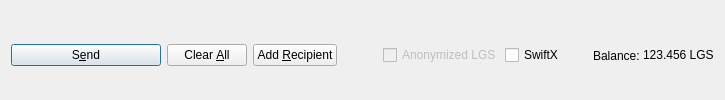
         <widget class="QFrame" name="frame_Send">
          <layout class="QHBoxLayout" name="horizontalLayout">
           <property name="bottomMargin">
            <number>0</number>
           </property>
           <item>
            <widget class="QPushButton" name="sendButton">
             <property name="minimumSize">
              <size>
               <width>150</width>
               <height>0</height>
              </size>
             </property>
             <property name="toolTip">
              <string>Confirm the send action</string>
             </property>
             <property name="text">
              <string>S&amp;end</string>
             </property>
             <property name="icon">
              <iconset resource="../logiscoin.qrc">
               <normaloff>:/icons/send</normaloff>:/icons/send</iconset>
             </property>
             <property name="autoDefault">
              <bool>false</bool>
             </property>
             <property name="default">
              <bool>true</bool>
             </property>
            </widget>
           </item>
           <item>
            <widget class="QPushButton" name="clearButton">
             <property name="sizePolicy">
              <sizepolicy hsizetype="Minimum" vsizetype="Fixed">
               <horstretch>0</horstretch>
               <verstretch>0</verstretch>
              </sizepolicy>
             </property>
             <property name="toolTip">
              <string>Clear all fields of the form.</string>
             </property>
             <property name="text">
              <string>Clear &amp;All</string>
             </property>
             <property name="icon">
              <iconset resource="../logiscoin.qrc">
               <normaloff>:/icons/remove</normaloff>:/icons/remove</iconset>
             </property>
             <property name="autoDefault">
              <bool>false</bool>
             </property>
            </widget>
           </item>
           <item>
            <widget class="QPushButton" name="addButton">
             <property name="toolTip">
              <string>Send to multiple recipients at once</string>
             </property>
             <property name="text">
              <string>Add &amp;Recipient</string>
             </property>
             <property name="icon">
              <iconset resource="../logiscoin.qrc">
               <normaloff>:/icons/add</normaloff>:/icons/add</iconset>
             </property>
             <property name="autoDefault">
              <bool>false</bool>
             </property>
            </widget>
           </item>
           <item>
            <spacer name="horizontalSpacer">
             <property name="orientation">
              <enum>Qt::Horizontal</enum>
             </property>
             <property name="sizeHint" stdset="0">
              <size>
               <width>40</width>
               <height>20</height>
              </size>
             </property>
            </spacer>
           </item>
           <item>
            <layout class="QHBoxLayout" name="horizontalLayout_2">
             <property name="spacing">
              <number>3</number>
             </property>
             <item>
              <widget class="QCheckBox" name="checkzLGS">
               <property name="enabled">
                <bool>false</bool>
               </property>
               <property name="text">
                <string>Anonymized LGS</string>
               </property>
              </widget>
             </item>
             <item>
              <widget class="QCheckBox" name="checkSwiftTX">
               <property name="enabled">
                <bool>true</bool>
               </property>
               <property name="minimumSize">
                <size>
                 <width>85</width>
                 <height>0</height>
                </size>
               </property>
               <property name="text">
                <string>SwiftX</string>
               </property>
              </widget>
             </item>
             <item>
              <widget class="QLabel" name="label">
               <property name="text">
                <string>Balance:</string>
               </property>
              </widget>
             </item>
             <item>
              <widget class="QLabel" name="labelBalance">
               <property name="sizePolicy">
                <sizepolicy hsizetype="Preferred" vsizetype="Fixed">
                 <horstretch>0</horstretch>
                 <verstretch>0</verstretch>
                </sizepolicy>
               </property>
               <property name="cursor">
                <cursorShape>IBeamCursor</cursorShape>
               </property>
               <property name="text">
                <string notr="true">123.456 LGS</string>
               </property>
               <property name="textInteractionFlags">
                <set>Qt::LinksAccessibleByMouse|Qt::TextSelectableByKeyboard|Qt::TextSelectableByMouse</set>
               </property>
              </widget>
             </item>
            </layout>
           </item>
          </layout>
         </widget>
